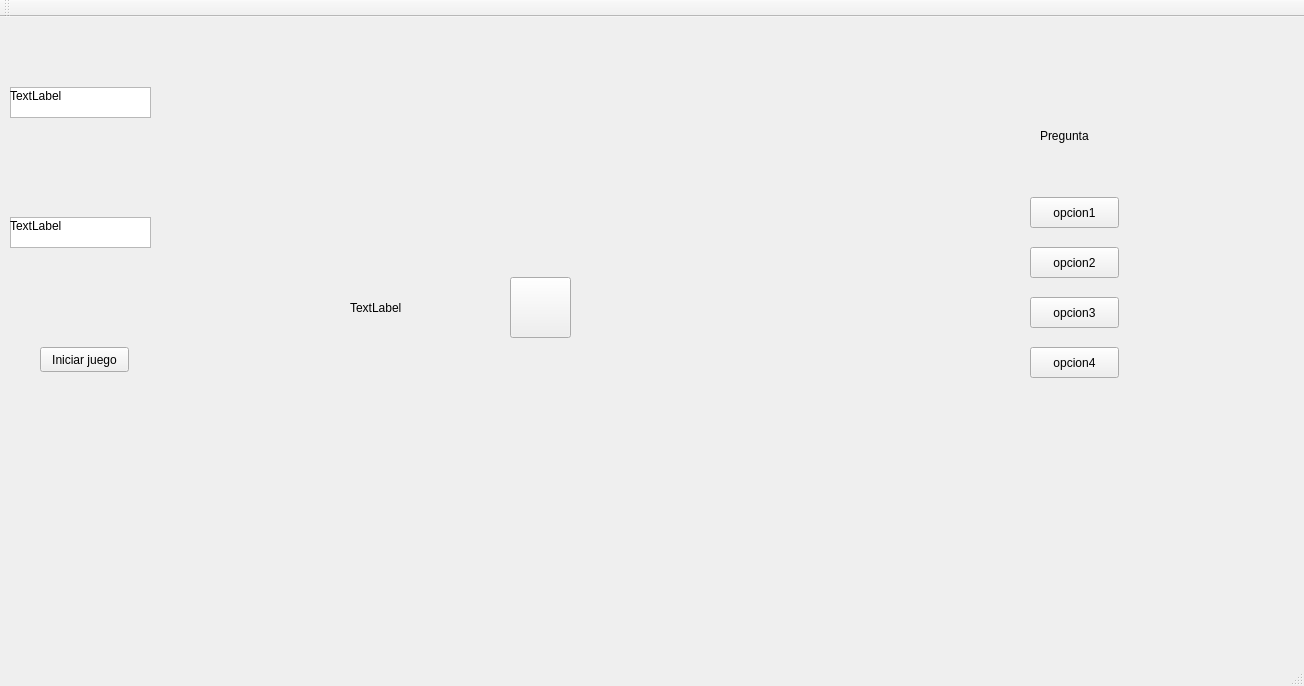
<?xml version="1.0" encoding="UTF-8"?>
<ui version="4.0">
 <class>MainWindow</class>
 <widget class="QMainWindow" name="MainWindow">
  <property name="geometry">
   <rect>
    <x>0</x>
    <y>0</y>
    <width>1304</width>
    <height>686</height>
   </rect>
  </property>
  <property name="windowTitle">
   <string>MainWindow</string>
  </property>
  <widget class="QWidget" name="centralWidget">
   <widget class="QLabel" name="label">
    <property name="geometry">
     <rect>
      <x>350</x>
      <y>90</y>
      <width>511</width>
      <height>401</height>
     </rect>
    </property>
    <property name="text">
     <string>TextLabel</string>
    </property>
   </widget>
   <widget class="QPushButton" name="pushButton">
    <property name="geometry">
     <rect>
      <x>510</x>
      <y>260</y>
      <width>61</width>
      <height>61</height>
     </rect>
    </property>
    <property name="text">
     <string/>
    </property>
    <property name="icon">
     <iconset>
      <normaloff>:/new/prefix1/boton.qrc</normaloff>:/new/prefix1/boton.qrc</iconset>
    </property>
    <property name="iconSize">
     <size>
      <width>3</width>
      <height>3</height>
     </size>
    </property>
   </widget>
   <widget class="QPlainTextEdit" name="plainTextEdit">
    <property name="geometry">
     <rect>
      <x>10</x>
      <y>70</y>
      <width>141</width>
      <height>31</height>
     </rect>
    </property>
   </widget>
   <widget class="QPlainTextEdit" name="plainTextEdit_2">
    <property name="geometry">
     <rect>
      <x>10</x>
      <y>200</y>
      <width>141</width>
      <height>31</height>
     </rect>
    </property>
   </widget>
   <widget class="QPushButton" name="pushButton_2">
    <property name="geometry">
     <rect>
      <x>40</x>
      <y>330</y>
      <width>89</width>
      <height>25</height>
     </rect>
    </property>
    <property name="text">
     <string>Iniciar juego</string>
    </property>
   </widget>
   <widget class="QLabel" name="label_2">
    <property name="geometry">
     <rect>
      <x>10</x>
      <y>70</y>
      <width>67</width>
      <height>17</height>
     </rect>
    </property>
    <property name="text">
     <string>TextLabel</string>
    </property>
   </widget>
   <widget class="QLabel" name="label_3">
    <property name="geometry">
     <rect>
      <x>10</x>
      <y>200</y>
      <width>67</width>
      <height>17</height>
     </rect>
    </property>
    <property name="text">
     <string>TextLabel</string>
    </property>
   </widget>
   <widget class="QLabel" name="Arte1">
    <property name="geometry">
     <rect>
      <x>10</x>
      <y>130</y>
      <width>41</width>
      <height>51</height>
     </rect>
    </property>
    <property name="text">
     <string/>
    </property>
    <property name="pixmap">
     <pixmap>arte.png</pixmap>
    </property>
    <property name="scaledContents">
     <bool>true</bool>
    </property>
   </widget>
   <widget class="QLabel" name="Ciencia1">
    <property name="geometry">
     <rect>
      <x>90</x>
      <y>130</y>
      <width>51</width>
      <height>51</height>
     </rect>
    </property>
    <property name="text">
     <string/>
    </property>
    <property name="pixmap">
     <pixmap>ciencia.png</pixmap>
    </property>
    <property name="scaledContents">
     <bool>true</bool>
    </property>
   </widget>
   <widget class="QLabel" name="Deportes1">
    <property name="geometry">
     <rect>
      <x>50</x>
      <y>130</y>
      <width>41</width>
      <height>51</height>
     </rect>
    </property>
    <property name="text">
     <string/>
    </property>
    <property name="pixmap">
     <pixmap>deporte.png</pixmap>
    </property>
    <property name="scaledContents">
     <bool>true</bool>
    </property>
   </widget>
   <widget class="QLabel" name="Historia1">
    <property name="geometry">
     <rect>
      <x>140</x>
      <y>130</y>
      <width>51</width>
      <height>51</height>
     </rect>
    </property>
    <property name="text">
     <string/>
    </property>
    <property name="pixmap">
     <pixmap>historia.png</pixmap>
    </property>
    <property name="scaledContents">
     <bool>true</bool>
    </property>
   </widget>
   <widget class="QLabel" name="Geografia1">
    <property name="geometry">
     <rect>
      <x>190</x>
      <y>130</y>
      <width>51</width>
      <height>51</height>
     </rect>
    </property>
    <property name="text">
     <string/>
    </property>
    <property name="pixmap">
     <pixmap>geografia.png</pixmap>
    </property>
    <property name="scaledContents">
     <bool>true</bool>
    </property>
   </widget>
   <widget class="QLabel" name="Entretenimiento1">
    <property name="geometry">
     <rect>
      <x>240</x>
      <y>126</y>
      <width>51</width>
      <height>51</height>
     </rect>
    </property>
    <property name="text">
     <string/>
    </property>
    <property name="pixmap">
     <pixmap>entretenimiento.png</pixmap>
    </property>
    <property name="scaledContents">
     <bool>true</bool>
    </property>
   </widget>
   <widget class="QLabel" name="Arte2">
    <property name="geometry">
     <rect>
      <x>10</x>
      <y>240</y>
      <width>41</width>
      <height>51</height>
     </rect>
    </property>
    <property name="text">
     <string/>
    </property>
    <property name="pixmap">
     <pixmap>arte.png</pixmap>
    </property>
    <property name="scaledContents">
     <bool>true</bool>
    </property>
   </widget>
   <widget class="QLabel" name="Entretenimiento2">
    <property name="geometry">
     <rect>
      <x>240</x>
      <y>236</y>
      <width>51</width>
      <height>51</height>
     </rect>
    </property>
    <property name="text">
     <string/>
    </property>
    <property name="pixmap">
     <pixmap>entretenimiento.png</pixmap>
    </property>
    <property name="scaledContents">
     <bool>true</bool>
    </property>
   </widget>
   <widget class="QLabel" name="Ciencia2">
    <property name="geometry">
     <rect>
      <x>90</x>
      <y>240</y>
      <width>51</width>
      <height>51</height>
     </rect>
    </property>
    <property name="text">
     <string/>
    </property>
    <property name="pixmap">
     <pixmap>ciencia.png</pixmap>
    </property>
    <property name="scaledContents">
     <bool>true</bool>
    </property>
   </widget>
   <widget class="QLabel" name="Historia2">
    <property name="geometry">
     <rect>
      <x>140</x>
      <y>240</y>
      <width>51</width>
      <height>51</height>
     </rect>
    </property>
    <property name="text">
     <string/>
    </property>
    <property name="pixmap">
     <pixmap>historia.png</pixmap>
    </property>
    <property name="scaledContents">
     <bool>true</bool>
    </property>
   </widget>
   <widget class="QLabel" name="Geografia2">
    <property name="geometry">
     <rect>
      <x>190</x>
      <y>240</y>
      <width>51</width>
      <height>51</height>
     </rect>
    </property>
    <property name="text">
     <string/>
    </property>
    <property name="pixmap">
     <pixmap>geografia.png</pixmap>
    </property>
    <property name="scaledContents">
     <bool>true</bool>
    </property>
   </widget>
   <widget class="QLabel" name="Deportes2">
    <property name="geometry">
     <rect>
      <x>50</x>
      <y>240</y>
      <width>41</width>
      <height>51</height>
     </rect>
    </property>
    <property name="text">
     <string/>
    </property>
    <property name="pixmap">
     <pixmap>deporte.png</pixmap>
    </property>
    <property name="scaledContents">
     <bool>true</bool>
    </property>
   </widget>
   <widget class="QLabel" name="pregunta_label">
    <property name="geometry">
     <rect>
      <x>1040</x>
      <y>110</y>
      <width>67</width>
      <height>17</height>
     </rect>
    </property>
    <property name="text">
     <string>Pregunta</string>
    </property>
   </widget>
   <widget class="QPushButton" name="opcion1">
    <property name="geometry">
     <rect>
      <x>1030</x>
      <y>180</y>
      <width>89</width>
      <height>31</height>
     </rect>
    </property>
    <property name="text">
     <string>opcion1</string>
    </property>
   </widget>
   <widget class="QPushButton" name="opcion2">
    <property name="geometry">
     <rect>
      <x>1030</x>
      <y>230</y>
      <width>89</width>
      <height>31</height>
     </rect>
    </property>
    <property name="text">
     <string>opcion2</string>
    </property>
   </widget>
   <widget class="QPushButton" name="opcion3">
    <property name="geometry">
     <rect>
      <x>1030</x>
      <y>280</y>
      <width>89</width>
      <height>31</height>
     </rect>
    </property>
    <property name="text">
     <string>opcion3</string>
    </property>
   </widget>
   <widget class="QPushButton" name="opcion4">
    <property name="geometry">
     <rect>
      <x>1030</x>
      <y>330</y>
      <width>89</width>
      <height>31</height>
     </rect>
    </property>
    <property name="text">
     <string>opcion4</string>
    </property>
   </widget>
  </widget>
  <widget class="QMenuBar" name="menuBar">
   <property name="geometry">
    <rect>
     <x>0</x>
     <y>0</y>
     <width>1304</width>
     <height>22</height>
    </rect>
   </property>
  </widget>
  <widget class="QToolBar" name="mainToolBar">
   <attribute name="toolBarArea">
    <enum>TopToolBarArea</enum>
   </attribute>
   <attribute name="toolBarBreak">
    <bool>false</bool>
   </attribute>
  </widget>
  <widget class="QStatusBar" name="statusBar"/>
 </widget>
 <layoutdefault spacing="6" margin="11"/>
 <resources/>
 <connections/>
</ui>
